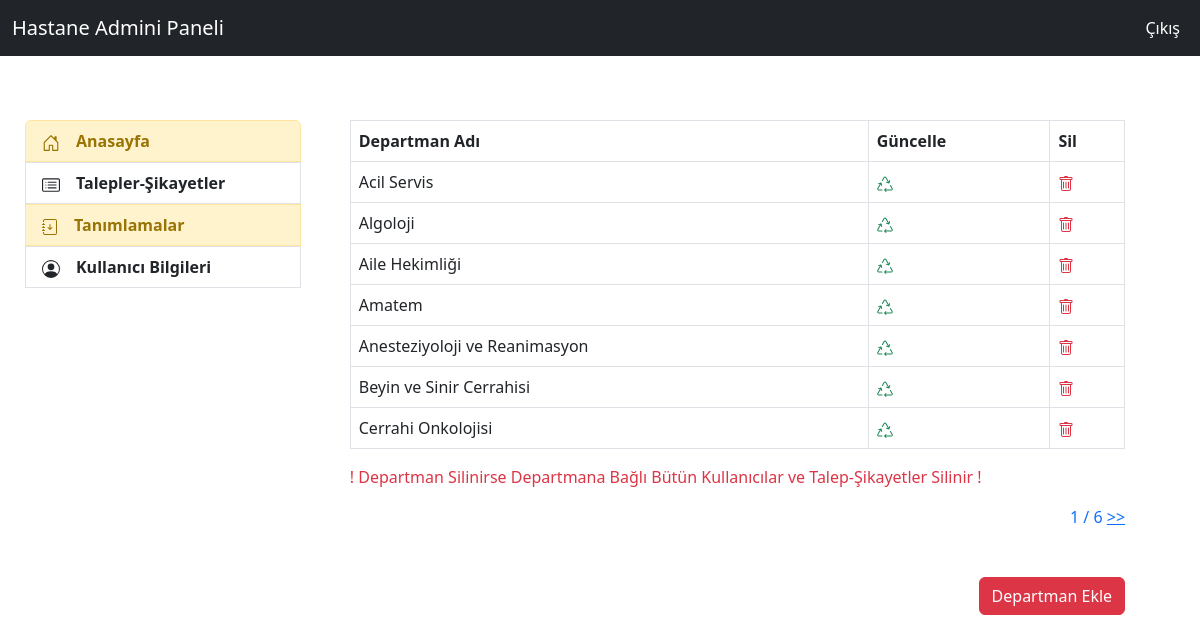
/feedbacks/admin_all_department (signed in), run on the app's committed database.
### feedback/models.py (models this page shows, shortened)
class Department(models.Model):
    idcompany= models.ForeignKey(Company,on_delete=models.CASCADE,verbose_name="dprt_company")
    name = models.CharField(max_length=50,verbose_name="Departman Adı")
    status = models.CharField(max_length=6,verbose_name="Durum",choices=status_choices)

### feedback/views.py (the view)
# urls.py: path('admin_all_department',views.admin_all_department,name="admin_all_department"),
@login_required(login_url="user:login")
def admin_all_department(request):
    k_user = request.user
    d_user = UserAddProfile.objects.filter(user=k_user).first()
    hastane_id = d_user.user_company
    departments_list = Department.objects.filter(idcompany=hastane_id,status="Aktif").order_by("id")
    paginator = Paginator(departments_list, 7)
    page = request.GET.get('sayfa')
    try:
        departments = paginator.page(page)
    except PageNotAnInteger:
        departments = paginator.page(1)
    except EmptyPage:
        departments = paginator.page(paginator.num_pages)
    form = DepartmentForm(request.POST or None)
    context={
        "departments":departments,
        "form":form
    }
    if form.is_valid():
        dprt = form.save(commit=False)
        dprt.idcompany = hastane_id
        dprt.save()
        messages.success(request,"Departman Başarıyla Oluşturuldu.")
        return render(request,"admin/all_department.html",context)
    return render(request,"admin/all_department.html",context)

### templates/admin/all_department.html (shortened to what this page needs)
{% extends "admin/layout.html" %}
{% block content %}
{% load crispy_forms_tags %}
{% if departments %}
<table class="table table-bordered">
  <thead class="thead-white">
    <tr>
      <th scope="col">Departman Adı</th>
      <th scope="col">Güncelle</th>
      <th scope="col">Sil</th>
    </tr>
  </thead>
  <tbody>
  {% for department in departments %}
        <tr>
            <td>{{department.name}}</td>
            <td><a class="text-success" href="{% url 'feedback:department_update' department.id %}">
            </a></td>
           <td><a class="text-danger" href="{% url 'feedback:department_delete' department.id %}">
            </a></td>
        </tr>
  {% endfor %}
  </tbody>
</table>
<p class="text-danger">! Departman Silinirse Departmana Bağlı Bütün Kullanıcılar ve Talep-Şikayetler Silinir !</p>
        <div class="d-flex justify-content-end ">
            <div class="pagination">
                <span class="step-links">
                    <span class="text-primary">
                        {{ departments.number }} / {{ departments.paginator.num_pages }}
                    </span>
                    {% if departments.has_next %}
                        <a class="text-primary" href="?sayfa={{ departments.next_page_number }}">>></a>
                    {% endif %}
                </span>
            </div>
        </div><br><br>
<div class="d-flex justify-content-end ">
        <button class="btn btn-danger" role="button" data-bs-toggle="collapse" data-bs-target="#collapseExampleType" aria-expanded="false" aria-controls="collapseExample">
        Departman Ekle</button>
</div><br>
{% endif %}
<br>
{% endblock  %}

### data on the page
Department: name "Acil Servis"
Department: name "Algoloji"
Department: name "Aile Hekimliği"
Department: name "Amatem"
Department: name "Anesteziyoloji ve Reanimasyon"
Department: name "Beyin ve Sinir Cerrahisi"
Department: name "Cerrahi Onkolojisi"

### other printed values
{{ departments.number }} "1"
{{ departments.paginator.num_pages }} "6"
